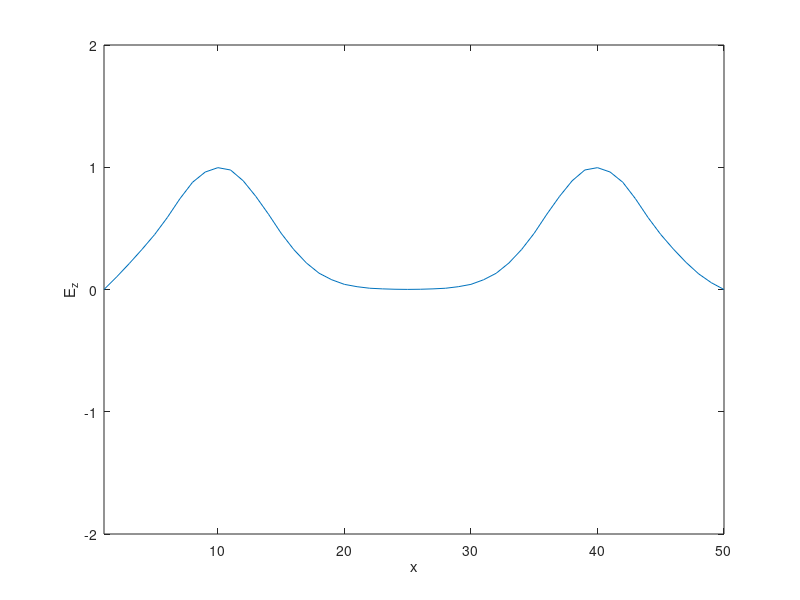

Write the MATLAB code that produced this figure.
% This is a 1D FDTD simulation with pulse
% It displays a "movie" of the signal
% Size of the FDTD space
clear;
ke=50;
% Position of the source
ks=ke/2;
% Number of time steps
nsteps=50;
% Cell size and time stepping
c0=3.e8;
dx=0.01;
% Use Courant condition
dt=dx/(2.*c0);
% Constants
cc=c0*dt/dx;
% Initialize vectors
Ez=zeros(1,ke);
Hy=zeros(1,ke);
% Gaussian pulse
t0=20;
spread=8;
% Start loop
for t=1:nsteps
   % E field loop
   for k=2:ke-1
    Ez(k)=Ez(k)+cc*(Hy(k-1)-Hy(k));
   end
   % Source
   Ez(ks)=exp(-.5*((t-t0)/spread)^2);
   % H field loop
   for k=1:ke-1
      Hy(k)=Hy(k)+cc*(Ez(k)-Ez(k+1));
   end

plot(Ez);axis([1 ke -2 2]);
xlabel('x');
ylabel('E_z');

pause()
end
